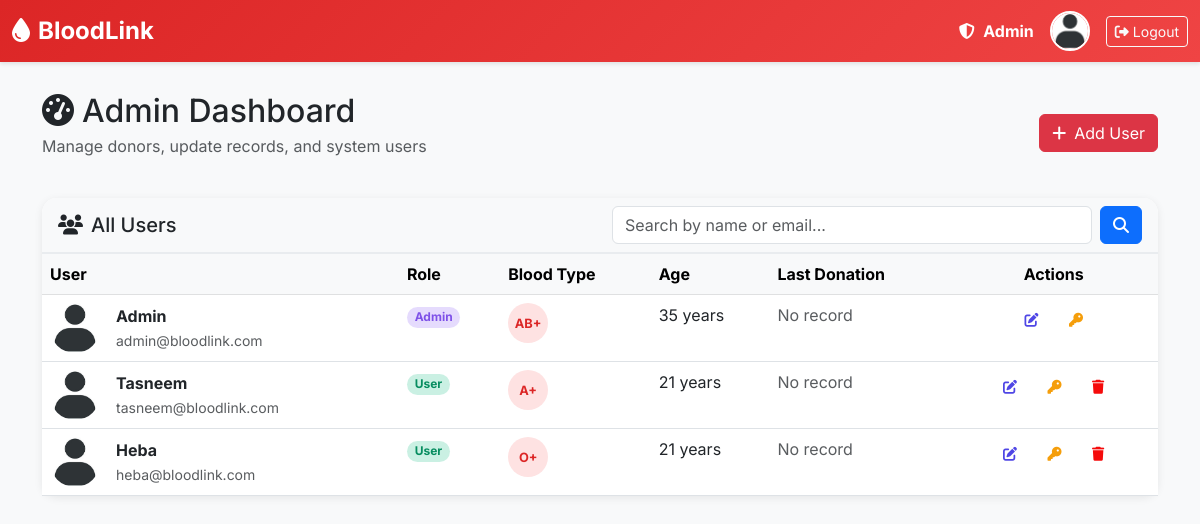
Page /admin_dashboard.php (signed in) on the committed database.
### tables this page shows
CREATE TABLE IF NOT EXISTS users (
    id INT AUTO_INCREMENT PRIMARY KEY,
    name VARCHAR(100) NOT NULL,
    email VARCHAR(100) NOT NULL UNIQUE,
    password VARCHAR(255) NOT NULL,
    role ENUM('admin', 'user') DEFAULT 'user',
    blood_type ENUM('A+', 'A-', 'B+', 'B-', 'AB+', 'AB-', 'O+', 'O-') NOT NULL,
    age INT NOT NULL,
    last_donation_date DATE DEFAULT NULL,
    photo VARCHAR(255) DEFAULT 'default-avatar.jpg',
    created_at TIMESTAMP DEFAULT CURRENT_TIMESTAMP,
    updated_at TIMESTAMP DEFAULT CURRENT_TIMESTAMP ON UPDATE CURRENT_TIMESTAMP
);

### classes/User.php (called while the page is built, shortened)
<?php
class User {
    private $conn;
    private $table = "users";
    public function __construct($db) {
        $this->conn = $db;
    }
    public function readAll() {
        $query = "SELECT * FROM " . $this->table . " ORDER BY created_at DESC";
        $stmt = $this->conn->prepare($query);
        $stmt->execute();
        return $stmt;
    }
}
?>

### admin_dashboard.php (the view, shortened to what this page needs)
<?php
require_once 'classes/User.php';
$database = new Database();
$db = $database->getConnection();
$user = new User($db);
$search_keyword = $_GET['search'] ?? '';
if(!empty($search_keyword)) {
    $stmt = $user->search($search_keyword);
} else {
    $stmt = $user->readAll();
}
$users = $stmt->fetchAll();
?>
<!DOCTYPE html>
<html lang="en">
<head>
    <link href="https://cdn.jsdelivr.net/npm/bootstrap@5.3.0/dist/css/bootstrap.min.css" rel="stylesheet">
    <link rel="stylesheet" href="https://cdnjs.cloudflare.com/ajax/libs/font-awesome/6.4.0/css/all.min.css">
</head>
<body>
    <nav class="navbar navbar-expand-lg navbar-dark">
        <div class="container-fluid">
            <a class="navbar-brand" href="admin_dashboard.php">
                <i class="fas fa-droplet me-2"></i>BloodLink
            </a>
            <div class="d-flex align-items-center text-white">
                <span class="me-3">
                    <i class="fas fa-shield-alt me-1"></i>
                    <strong><?php echo $_SESSION['name']; ?></strong>
                </span>
                <img src="uploads/<?php echo $_SESSION['photo']; ?>" class="user-avatar me-3" alt="Profile" onerror="this.src='uploads/default-avatar.jpg'">
                <a href="logout.php" class="btn btn-outline-light btn-sm">
                    <i class="fas fa-sign-out-alt me-1"></i>Logout
                </a>
            </div>
        </div>
    </nav>
    <div class="container-fluid main-content">
        <div class="container">
            <div class="d-flex justify-content-between align-items-center mb-4">
                <div>
                    <h2 class="mb-1"><i class="fas fa-tachometer-alt me-2"></i>Admin Dashboard</h2>
                    <p class="text-muted">Manage donors, update records, and system users</p>
                </div>
                <a href="add_user.php" class="btn btn-danger">
                    <i class="fas fa-plus me-2"></i>Add User
                </a>
            </div>
            <div class="card">
                <div class="card-header">
                    <div class="row align-items-center">
                        <div class="col-md-6">
                            <h5 class="mb-0"><i class="fas fa-users me-2"></i>All Users</h5>
                        </div>
                        <div class="col-md-6">
                            <form method="GET" class="d-flex">
                                <input type="text" class="form-control me-2" name="search"
                                       placeholder="Search by name or email..."
                                       value="<?php echo htmlspecialchars($search_keyword); ?>">
                                <button type="submit" class="btn btn-primary">
                                    <i class="fas fa-search"></i>
                                </button>
                            </form>
                        </div>
                    </div>
                </div>
                <div class="card-body p-0">
                    <div class="table-responsive">
                        <table class="table table-hover mb-0">
                            <thead class="table-light">
                                <tr>
                                    <th>User</th>
                                    <th>Role</th>
                                    <th>Blood Type</th>
                                    <th>Age</th>
                                    <th>Last Donation</th>
                                    <th class="text-center">Actions</th>
                                </tr>
                            </thead>
                            <tbody>
                                <?php if(count($users) > 0): ?>
                                    <?php foreach($users as $u): ?>
                                        <tr>
                                            <td>
                                                <div class="d-flex align-items-center">
                                                    <img src="uploads/<?php echo $u['photo']; ?>"
                                                         class="table-avatar me-3"
                                                         alt="<?php echo $u['name']; ?>"
                                                         onerror="this.src='uploads/default-avatar.jpg'">
                                                    <div>
                                                        <div class="fw-bold"><?php echo htmlspecialchars($u['name']); ?></div>
                                                        <small class="text-muted"><?php echo htmlspecialchars($u['email']); ?></small>
                                                    </div>
                                                </div>
                                            </td>
                                            <td>
                                                <span class="badge <?php echo $u['role'] == 'admin' ? 'badge-admin' : 'badge-user'; ?>">
                                                    <?php echo ucfirst($u['role']); ?>
                                                </span>
                                            </td>
                                            <td>
                                                <span class="blood-type-badge"><?php echo $u['blood_type']; ?></span>
                                            </td>
                                            <td><?php echo $u['age']; ?> years</td>
                                            <td>
                                                <?php if($u['last_donation_date']): ?>
                                                    <i class="fas fa-calendar-alt text-muted me-1"></i>
                                                    <?php echo date('M d, Y', strtotime($u['last_donation_date'])); ?>
                                                <?php else: ?>
                                                    <span class="text-muted">No record</span>
                                                <?php endif; ?>
                                            </td>
                                            <td class="text-center">
                                                <a href="edit_user.php?id=<?php echo $u['id']; ?>"
                                                   class="btn btn-sm btn-action btn_edit"
                                                   title="Edit">
                                                    <i class="fas fa-edit"></i>
                                                </a>
                                                <a href="update_password.php?id=<?php echo $u['id']; ?>"
                                                   class="btn btn-sm update_password_btn btn-action"
                                                   title="Change Password">
                                                    <i class="fas fa-key"></i>
                                                </a>
                                                <?php if($u['id'] != $_SESSION['user_id']): ?>
                                                    <a href="delete_user.php?id=<?php echo $u['id']; ?>"
                                                       class="btn btn-sm delete_user_btn btn-action"
                                                       title="Delete"
                                                       onclick="return confirm('Are you sure you want to delete this user?')">
                                                        <i class="fas fa-trash"></i>
                                                    </a>
                                                <?php endif; ?>
                                            </td>
                                        </tr>
                                    <?php endforeach; ?>
                                <?php endif; ?>
                            </tbody>
                        </table>
                    </div>
                </div>
            </div>
        </div>
    </div>
</body>
</html>

### admin_dashboard.php (style rules this page uses)
body { font-family: 'Inter', sans-serif; background-color: #f8f9fa; }
.navbar { background: linear-gradient(135deg, #dc2626 0%, #ef4444 100%); box-shadow: 0 2px 4px rgba(0,0,0,0.1); }
.navbar-brand { font-weight: 700; font-size: 1.5rem; }
.user-avatar { width: 40px; height: 40px; border-radius: 50%; object-fit: cover; border: 2px solid white; }
.main-content { padding: 30px 0; }
.card { border: none; border-radius: 15px; box-shadow: 0 2px 8px rgba(0,0,0,0.08); }
.card-header { background-color: #f8f9fa; border-bottom: 2px solid #e9ecef; font-weight: 600; border-radius: 15px 15px 0 0 !important; }
.table-avatar { width: 50px; height: 50px; border-radius: 50%; object-fit: cover; }
.badge-admin { background-color: rgba(138, 92, 246, 0.22); color: #7e51e8ff; border-radius: 24px; }
.badge-user { background-color: rgba(16, 185, 129, 0.22); color : #078d60ff; border-radius: 24px; }
.blood-type-badge { display: inline-flex; align-items: center; justify-content: center; width: 40px; height: 40px; border-radius: 50%; background-color: #fee2e2; color: #dc2626; font-weight: bold; font-size: 0.8rem; }
.btn_edit i { color: #4f46e5; }
.update_password_btn i { color: #f59e0b; }
.delete_user_btn i { color: #f50b0bff; }
.btn-action { padding: 5px 10px; margin: 0 2px; border-radius: 50%; }

### rows in the picture
users: photo (placeholder picture), name "Admin", email "admin@bloodlink.com", role "Admin", blood_type "AB+", age "35", shows "No record"
users: photo (placeholder picture), name "Tasneem", email "tasneem@bloodlink.com", role "User", blood_type "A+", age "21", shows "No record"
users: photo (placeholder picture), name "Heba", email "heba@bloodlink.com", role "User", blood_type "O+", age "21", shows "No record"

### other values in the picture
$_SESSION['name'] "Admin"
